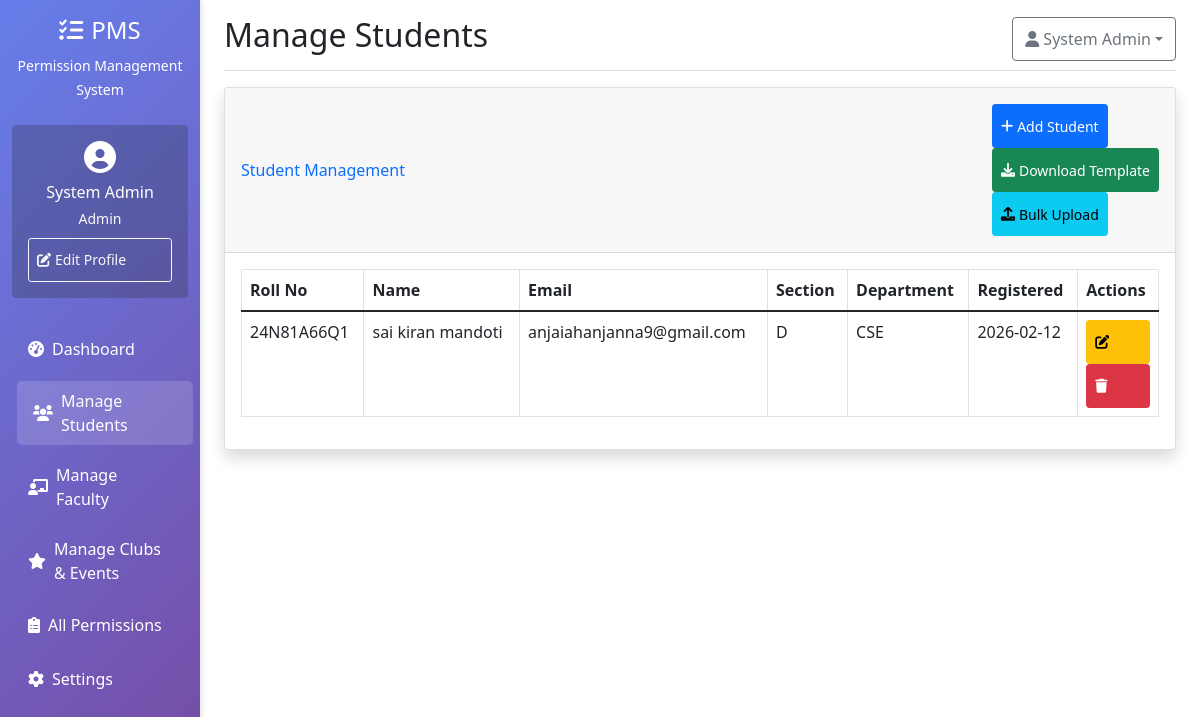
The page /admin/students (signed in) on the database its author committed.
### models.py (models this page shows, shortened)
class User(UserMixin, db.Model):
    id = db.Column(db.Integer, primary_key=True)
    roll_no = db.Column(db.String(20), unique=True, nullable=True)
    email = db.Column(db.String(120), unique=True, nullable=False)
    password_hash = db.Column(db.String(256))
    first_name = db.Column(db.String(50))
    last_name = db.Column(db.String(50))
    role = db.Column(db.String(20), nullable=False)  # admin, hod, faculty, student
    department = db.Column(db.String(100))
    section = db.Column(db.String(10))
    phone = db.Column(db.String(15))
    is_verified = db.Column(db.Boolean, default=False)
    otp = db.Column(db.String(6))
    otp_expiry = db.Column(db.DateTime)
    is_blocked = db.Column(db.Boolean, default=False)
    incharge_department = db.Column(db.String(50)) # e.g., 'CSE'
    incharge_section = db.Column(db.String(10))    # e.g., 'A'
    created_at = db.Column(db.DateTime, default=datetime.utcnow)
    permissions = db.relationship('Permission', backref='student_ref', lazy=True, foreign_keys='Permission.student_id')
    approved_permissions = db.relationship('Permission', backref='approver_ref', lazy=True, foreign_keys='Permission.approved_by')
    def is_admin(self):
        return self.role == 'admin'
    def get_full_name(self):
        return f"{self.first_name} {self.last_name}"

### app.py (the view)
@app.route('/admin/students')
@login_required
def manage_students():
    if not current_user.is_admin():
        flash('Access denied', 'danger')
        return redirect(url_for('index'))
    students = User.query.filter_by(role='student').all()
    return render_template('admin/students.html', students=students)

### app.py (called while the page is built)
@login_manager.user_loader
def load_user(user_id):
    return User.query.get(int(user_id))

### templates/admin/students.html (shortened to what this page needs)
{% extends "base.html" %}
{% block page_title %}Manage Students{% endblock %}
{% block content %}
<div class="card shadow mb-4">
    <div class="card-header py-3 d-flex justify-content-between align-items-center">
        <h6 class="m-0 font-weight-bold text-primary">Student Management</h6>
        <div>
            <button class="btn btn-primary btn-sm" data-bs-toggle="modal" data-bs-target="#addStudentModal">
                <i class="fas fa-plus me-1"></i>Add Student
            </button>
            <a href="{{ url_for('download_template') }}" class="btn btn-success btn-sm">
                <i class="fas fa-download me-1"></i>Download Template
            </a>
            <button class="btn btn-info btn-sm" data-bs-toggle="modal" data-bs-target="#bulkUploadModal">
                <i class="fas fa-upload me-1"></i>Bulk Upload
            </button>
        </div>
    </div>
    <div class="card-body">
        <div class="table-responsive">
            <table class="table table-bordered" id="dataTable" width="100%" cellspacing="0">
                <thead>
                    <tr>
                        <th>Roll No</th>
                        <th>Name</th>
                        <th>Email</th>
                        <th>Section</th>
                        <th>Department</th>
                        <th>Registered</th>
                        <th>Actions</th>
                    </tr>
                </thead>
                <tbody>
                    {% for student in students %}
                    <tr>
                        <td>{{ student.roll_no }}</td>
                        <td>{{ student.get_full_name() }}</td>
                        <td>{{ student.email }}</td>
                        <td>{{ student.section }}</td>
                        <td>{{ student.department }}</td>
                        <td>{{ student.created_at.strftime('%Y-%m-%d') }}</td>
                        <td>
                            <a href="{{ url_for('edit_student', student_id=student.id) }}"
                                class="btn btn-warning btn-sm">
                                <i class="fas fa-edit"></i>
                            </a>
                            <a href="{{ url_for('delete_student', student_id=student.id) }}"
                                class="btn btn-danger btn-sm"
                                onclick="return confirm('Are you sure you want to delete this student?')">
                                <i class="fas fa-trash"></i>
                            </a>
                        </td>
                    </tr>
                    {% endfor %}
                </tbody>
            </table>
        </div>
    </div>
</div>
{% endblock %}

### templates/base.html (shortened to what this page needs)
<!DOCTYPE html>
<html lang="en">
<head>
    <link href="https://cdn.jsdelivr.net/npm/bootstrap@5.1.3/dist/css/bootstrap.min.css" rel="stylesheet">
    <link href="https://cdnjs.cloudflare.com/ajax/libs/font-awesome/6.0.0/css/all.min.css" rel="stylesheet">
    <link href="{{ url_for('static', filename='css/style.css') }}" rel="stylesheet">
</head>
<body>
    {% if current_user.is_authenticated %}
    <div class="container-fluid">
        <div class="row">
            <nav class="col-md-3 col-lg-2 d-md-block sidebar collapse" id="sidebar">
                <div class="position-sticky pt-3">
                    <div class="text-center text-white mb-4 d-none d-md-block">
                        <h4><i class="fas fa-tasks me-2"></i>PMS</h4>
                        <small>Permission Management System</small>
                    </div>
                    <div class="text-center text-white mb-4 p-3 bg-dark bg-opacity-25 rounded">
                        <div class="mb-2">
                            <i class="fas fa-user-circle fa-2x"></i>
                        </div>
                        <h6 class="mb-1">{{ current_user.get_full_name() }}</h6>
                        <small class="text-light">{{ current_user.role|title }}</small>
                        <div class="mt-2">
                            <a href="{{ url_for('edit_profile') }}" class="btn btn-outline-light btn-sm">
                                <i class="fas fa-edit me-1"></i>Edit Profile
                            </a>
                        </div>
                    </div>
                    <ul class="nav flex-column">
                        {% if current_user.is_admin() %}
                        <li class="nav-item">
                            <a class="nav-link {% if request.endpoint == 'admin_dashboard' %}active{% endif %}"
                                href="{{ url_for('admin_dashboard') }}">
                                <i class="fas fa-tachometer-alt me-2"></i>Dashboard
                            </a>
                        </li>
                        <li class="nav-item">
                            <a class="nav-link {% if request.endpoint == 'manage_students' %}active{% endif %}"
                                href="{{ url_for('manage_students') }}">
                                <i class="fas fa-users me-2"></i>Manage Students
                            </a>
                        </li>
                        <li class="nav-item">
                            <a class="nav-link {% if request.endpoint == 'manage_faculty' %}active{% endif %}"
                                href="{{ url_for('manage_faculty') }}">
                                <i class="fas fa-chalkboard-teacher me-2"></i>Manage Faculty
                            </a>
                        </li>
                        <li class="nav-item">
                            <a class="nav-link {% if request.endpoint == 'manage_clubs' %}active{% endif %}"
                                href="{{ url_for('manage_clubs') }}">
                                <i class="fas fa-star me-2"></i>Manage Clubs & Events
                            </a>
                        </li>
                        <li class="nav-item">
                            <a class="nav-link {% if request.endpoint == 'admin_permissions' %}active{% endif %}"
                                href="{{ url_for('admin_permissions') }}">
                                <i class="fas fa-clipboard-list me-2"></i>All Permissions
                            </a>
                        </li>
                        <li class="nav-item">
                            <a class="nav-link {% if request.endpoint == 'admin_settings' %}active{% endif %}"
                                href="{{ url_for('admin_settings') }}">
                                <i class="fas fa-cog me-2"></i>Settings
                            </a>
                        </li>
                        {% endif %}
                    </ul>
                </div>
            </nav>
            <main class="col-md-9 ms-sm-auto col-lg-10 px-md-4">
                <div
                    class="d-none d-md-flex justify-content-between flex-wrap flex-md-nowrap align-items-center pt-3 pb-2 mb-3 border-bottom">
                    <h1 class="h2">{% block page_title %}Dashboard{% endblock %}</h1>
                    <div class="btn-toolbar mb-2 mb-md-0">
                        <div class="dropdown">
                            <button class="btn btn-outline-secondary dropdown-toggle" type="button" id="userDropdown"
                                data-bs-toggle="dropdown">
                                <i class="fas fa-user me-1"></i>{{ current_user.get_full_name() }}
                            </button>
                        </div>
                    </div>
                </div>
                {% block content %}{% endblock %}
            </main>
        </div>
    </div>
    {% else %}
    {% block auth_content %}{% endblock %}
    {% endif %}
</body>
</html>

### static/css/style.css (style rules this page uses)
.sidebar { box-shadow: 2px 0 5px rgba(0,0,0,0.1); }
.btn, .nav-link { min-height: 44px; display: flex; align-items: center; }

### templates/base.html (style rules this page uses)
.sidebar { min-height: 100vh; background: linear-gradient(135deg, #667eea 0%, #764ba2 100%); transition: all 0.3s; }
.sidebar .nav-link { color: #fff; margin: 5px 0; border-radius: 5px; transition: all 0.3s; }
.sidebar .nav-link:hover, .sidebar .nav-link.active { background: rgba(255, 255, 255, 0.15); transform: translateX(5px); }

### rows shown on the page
User: get_full_name "System Admin", role "Admin"
User: roll_no "24N81A66Q1", get_full_name "sai kiran mandoti", email "anjaiahanjanna9@gmail.com", section "D", department "CSE", created_at "2026-02-12"
